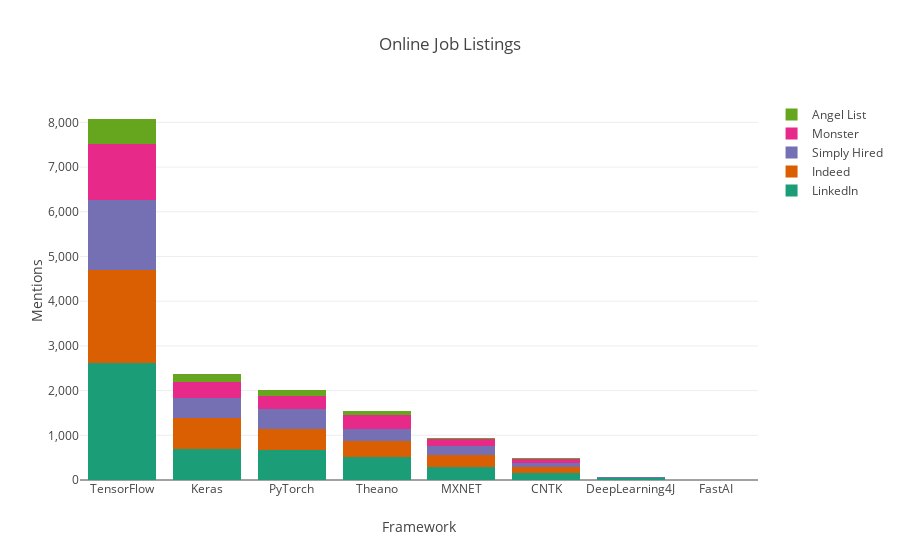

The notebook cell this image was saved under:
### Code cell
indeed = go.Bar(x=df.index, y=y_indeed, name = 'Indeed')
simply = go.Bar(x=df.index, y=y_simply, name='Simply Hired')
monster = go.Bar(x=df.index, y=y_monster, name='Monster')
linked = go.Bar(x=df.index, y=y_linkedin, name='LinkedIn')
angel = go.Bar(x=df.index, y=y_angel, name='Angel List')

data = [linked, indeed, simply, monster, angel]
layout = go.Layout(
    barmode='stack',
    title='Online Job Listings',
    xaxis={'title': 'Framework'},
    yaxis={'title': 'Mentions', 'separatethousands': True},
    colorway=cs,
)

fig = go.Figure(data = data, layout = layout)
py.iplot(fig)

### Figure 1 — Plotly figure (JSON) as saved in the notebook; plotly's stock layout.template omitted (floating-point values rounded to 4 significant figures)
{"data": [{"name": "LinkedIn", "x": ["TensorFlow", "Keras", "PyTorch", "Theano", "MXNET", "CNTK", "DeepLearning4J", "FastAI"], "y": [2610, 695, 665, 508, 298, 160, 35, 0], "type": "bar", "uid": "a5102bc4-bcd6-11e8-bd3e-0242ac130004"}, {"name": "Indeed", "x": ["TensorFlow", "Keras", "PyTorch", "Theano", "MXNET", "CNTK", "DeepLearning4J", "FastAI"], "y": [2079, 684, 486, 356, 266, 126, 17, 0], "type": "bar", "uid": "a5102e30-bcd6-11e8-bd3e-0242ac130004"}, {"name": "Simply Hired", "x": ["TensorFlow", "Keras", "PyTorch", "Theano", "MXNET", "CNTK", "DeepLearning4J", "FastAI"], "y": [1582, 449, 428, 279, 200, 97, 9, 0], "type": "bar", "uid": "a5102f34-bcd6-11e8-bd3e-0242ac130004"}, {"name": "Monster", "x": ["TensorFlow", "Keras", "PyTorch", "Theano", "MXNET", "CNTK", "DeepLearning4J", "FastAI"], "y": [1253, 364, 309, 316, 154, 96, 5, 0], "type": "bar", "uid": "a5103010-bcd6-11e8-bd3e-0242ac130004"}, {"name": "Angel List", "x": ["TensorFlow", "Keras", "PyTorch", "Theano", "MXNET", "CNTK", "DeepLearning4J", "FastAI"], "y": [552, 177, 120, 95, 29, 12, 3, 0], "type": "bar", "uid": "a510311e-bcd6-11e8-bd3e-0242ac130004"}], "layout": {"barmode": "stack", "colorway": ["rgb(27,158,119)", "rgb(217,95,2)", "rgb(117,112,179)", "rgb(231,41,138)", "rgb(102,166,30)", "rgb(230,171,2)", "rgb(166,118,29)"], "title": "Online Job Listings", "xaxis": {"title": "Framework"}, "yaxis": {"separatethousands": true, "title": "Mentions"}}}
